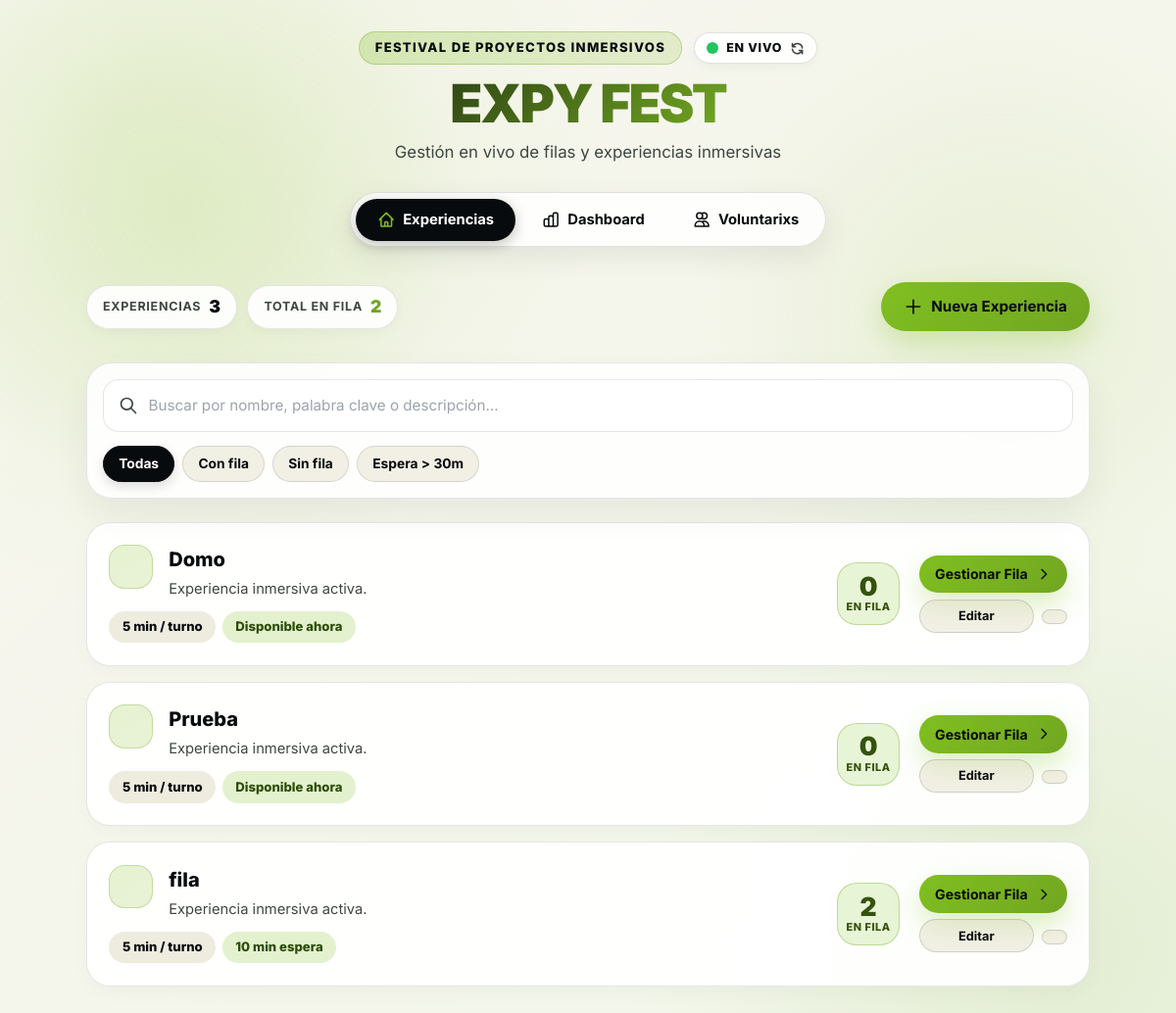
The page / on the database its author committed.
### tables this page shows
CREATE TABLE attractions (
                id INTEGER PRIMARY KEY AUTOINCREMENT,
                name TEXT NOT NULL UNIQUE,
                description TEXT,
                duration_minutes INTEGER DEFAULT 5
            );

### Fila-experiencias--main/app.py (the view)
@app.route('/')
def index():
    conn = get_db_connection()
    query = """
        SELECT
            a.id,
            a.name,
            a.description,
            a.duration_minutes,
            COUNT(q.id) as queue_count,
            (COUNT(q.id) * a.duration_minutes) as estimated_wait_minutes
        FROM
            attractions a
        LEFT JOIN
            queue q ON a.id = q.attraction_id
        GROUP BY
            a.id, a.name, a.description, a.duration_minutes
        ORDER BY
            a.name;
    """
    cursor = execute_query(conn, query)
    attractions = cursor.fetchall()
    cursor = execute_query(conn, """
        SELECT s.*, a.name as attraction_name
        FROM sos_alerts s
        JOIN attractions a ON s.attraction_id = a.id
        WHERE s.status = 'pendiente'
        ORDER BY s.created_at DESC
    """)
    alerts_raw = cursor.fetchall()
    pending_alerts = []
    for s in alerts_raw:
        item = dict(s)
        item['created_at'] = format_utc_to_local_time(item['created_at'])
        pending_alerts.append(item)
    cursor = execute_query(conn, """
        SELECT ann.*, a.name as attraction_name
        FROM announcements ann
        JOIN attractions a ON ann.attraction_id = a.id
        WHERE ann.status = 'pendiente'
        ORDER BY ann.created_at DESC
    """)
    announcements_raw = cursor.fetchall()
    pending_announcements = []
    for s in announcements_raw:
        item = dict(s)
        item['created_at'] = format_utc_to_local_time(item['created_at'])
        pending_announcements.append(item)
    release_db_connection(conn)
    return render_template('index.html', attractions=attractions, pending_alerts=pending_alerts, pending_announcements=pending_announcements)

### Fila-experiencias--main/app.py (called while the page is built)
def get_db_connection():
    try:
        if USE_POSTGRES:
            if pg_pool:
                return pg_pool.getconn()
            else:
                import psycopg2
                return psycopg2.connect(DATABASE_URL, sslmode='require')
        else:
            import sqlite3
            conn = sqlite3.connect('event_attractions.db')
            conn.row_factory = sqlite3.Row
            return conn
    except Exception as e:
        print(f"Error de base de datos: {e}")
        raise

def release_db_connection(conn):
    if USE_POSTGRES and pg_pool and conn:
        pg_pool.putconn(conn)
    elif conn:
        conn.close()

def execute_query(conn, query, params=None):
    if USE_POSTGRES:
        import psycopg2.extras
        cursor = conn.cursor(cursor_factory=psycopg2.extras.RealDictCursor)
        query = query.replace('?', '%s')
    else:
        cursor = conn.cursor()
    if params:
        cursor.execute(query, params)
    else:
        cursor.execute(query)
    return cursor

### Fila-experiencias--main/templates/index.html (shortened to what this page needs)
{% extends 'base.html' %}
{% block page_title %}EXPY FEST{% endblock %}
{% block page_subtitle %}Gestión en vivo de filas y experiencias inmersivas{% endblock %}
{% block content %}
<div class="content-wrapper">
    <div class="overview-toolbar">
        <div class="stats-pills-row">
            <div class="stat-pill">
                <span class="stat-pill-label">Experiencias</span>
                <span class="stat-pill-val" id="totalCount">{{ attractions|length }}</span>
            </div>
            <div class="stat-pill">
                <span class="stat-pill-label">Total en fila</span>
                <span class="stat-pill-val stat-lime" id="totalQueueCount">
                    {{ attractions|sum(attribute='queue_count') }}
                </span>
            </div>
        </div>
        <button type="button" id="toggleAddBtn" class="button button-primary" onclick="toggleAddForm()">
            <svg class="w-5 h-5" fill="none" stroke="currentColor" viewBox="0 0 24 24"><path stroke-linecap="round" stroke-linejoin="round" stroke-width="2" d="M12 4v16m8-8H4"></path></svg>
            <span>Nueva Experiencia</span>
        </button>
    </div>
    <div class="search-filter-bar card !p-4">
        <div class="search-box">
            <input id="searchInput" type="text" placeholder="Buscar por nombre, palabra clave o descripción..." autocomplete="off">
        </div>
        <div class="filter-chips" id="filterChips">
            <button type="button" class="filter-chip active" data-filter="all">Todas</button>
            <button type="button" class="filter-chip" data-filter="busy">Con fila </button>
            <button type="button" class="filter-chip" data-filter="empty">Sin fila </button>
            <button type="button" class="filter-chip" data-filter="long-wait">Espera &gt; 30m </button>
        </div>
    </div>
    <div class="attractions-grid" id="attractionsGrid">
        {% if attractions %}
            {% for attraction in attractions %}
            <article class="attraction-card-v2"
                     data-queue-count="{{ attraction.queue_count }}"
                     data-wait-time="{{ attraction.estimated_wait_minutes }}"
                     data-name="{{ attraction.name|lower }}"
                     data-description="{{ (attraction.description or '')|lower }}">
                <div class="card-main">
                    <div class="card-title-area">
                        <div class="experience-icon-box">
                        </div>
                        <div>
                            <a href="{{ url_for('attraction_detail', attraction_id=attraction.id) }}" class="attraction-name-link">
                                {{ attraction.name }}
                            </a>
                            <p class="attraction-desc">{{ attraction.description or 'Experiencia inmersiva activa.' }}</p>
                        </div>
                    </div>
                    <div class="card-meta-chips">
                        <span class="badge badge-soft">
                             {{ attraction.duration_minutes }} min / turno
                        </span>
                        {% if attraction.queue_count > 0 %}
                            {% if attraction.estimated_wait_minutes > 30 %}
                                <span class="badge badge-alert"> {{ attraction.estimated_wait_minutes }} min espera</span>
                            {% elif attraction.estimated_wait_minutes > 15 %}
                                <span class="badge badge-warning"> {{ attraction.estimated_wait_minutes }} min espera</span>
                            {% else %}
                                <span class="badge badge-success"> {{ attraction.estimated_wait_minutes }} min espera</span>
                            {% endif %}
                        {% else %}
                            <span class="badge badge-success"> Disponible ahora</span>
                        {% endif %}
                    </div>
                </div>
                <div class="card-side-actions">
                    <div class="queue-status-indicator {% if attraction.queue_count > 10 %}status-high{% elif attraction.queue_count > 5 %}status-medium{% else %}status-low{% endif %}">
                        <span class="queue-number">{{ attraction.queue_count }}</span>
                        <span class="queue-label">en fila</span>
                    </div>
                    <div class="card-buttons-stack">
                        <a href="{{ url_for('attraction_detail', attraction_id=attraction.id) }}" class="button button-primary btn-sm w-full">
                            <span>Gestionar Fila</span>
                            <svg class="w-4 h-4" fill="none" stroke="currentColor" viewBox="0 0 24 24"><path stroke-linecap="round" stroke-linejoin="round" stroke-width="2" d="M9 5l7 7-7 7"></path></svg>
                        </a>
                        <div class="flex gap-2">
                            <a href="{{ url_for('edit_attraction', attraction_id=attraction.id) }}" class="button button-muted btn-xs flex-1" title="Editar">
                                 Editar
                            </a>
                            <form action="{{ url_for('delete_attraction', attraction_id=attraction.id) }}" method="post" onsubmit="return confirm('¿Seguro que deseas eliminar esta experiencia?')">
                                <button type="submit" class="button button-muted btn-xs text-red-600 hover:text-red-700" title="Eliminar">
                                </button>
                            </form>
                        </div>
                    </div>
                </div>
            </article>
            {% endfor %}
        {% endif %}
    </div>
</div>
{% endblock %}

### Fila-experiencias--main/templates/base.html (shortened to what this page needs)
<!DOCTYPE html>
<html lang="es">
<head>
    <script src="https://cdn.tailwindcss.com"></script>
    <link rel="stylesheet" href="{{ url_for('static', filename='css/styles.css') }}">
</head>
<body class="app-body">
    <div class="container">
        <header class="page-header">
            <div class="header-top-row">
                <span class="brand-badge"> Festival de Proyectos Inmersivos</span>
                <div class="live-sync-indicator" id="liveSyncIndicator" title="Actualizaciones automáticas en segundo plano">
                    <span class="live-dot-pulse"></span>
                    <span class="live-sync-text" id="liveSyncStatusText">En vivo</span>
                    <button type="button" class="sync-btn" onclick="triggerManualSync()" title="Sincronizar ahora" aria-label="Sincronizar">
                        <svg class="sync-icon" id="syncSpinIcon" fill="none" stroke="currentColor" viewBox="0 0 24 24">
                            <path stroke-linecap="round" stroke-linejoin="round" stroke-width="2.5" d="M4 4v5h.582m15.356 2A8.001 8.001 0 004.582 9m0 0H9m11 11v-5h-.581m0 0a8.003 8.003 0 01-15.357-2m15.357 2H15"></path>
                        </svg>
                    </button>
                </div>
            </div>
            <h1 class="text-gradient">{% block page_title %}EXPY FEST 2026{% endblock %}</h1>
            <p class="header-meta">{% block page_subtitle %}Panel de control y gestión en tiempo real{% endblock %}</p>
            <nav class="top-nav-dock">
                <a href="{{ url_for('index') }}" class="nav-item {% if request.endpoint in ['index', 'attraction_detail', 'edit_attraction'] %}active{% endif %}">
                    <svg class="nav-icon" fill="none" stroke="currentColor" viewBox="0 0 24 24">
                        <path stroke-linecap="round" stroke-linejoin="round" stroke-width="2" d="M3 12l2-2m0 0l7-7 7 7M5 10v10a1 1 0 001 1h3m10-11l2 2m-2-2v10a1 1 0 01-1 1h-3m-6 0a1 1 0 001-1v-4a1 1 0 011-1h2a1 1 0 011 1v4a1 1 0 001 1m-6 0h6"/>
                    </svg>
                    <span>Experiencias</span>
                </a>
                <a href="{{ url_for('metrics') }}" class="nav-item {% if request.endpoint == 'metrics' %}active{% endif %}">
                    <span>Dashboard</span>
                </a>
                <a href="{{ url_for('volunteers') }}" class="nav-item {% if request.endpoint == 'volunteers' %}active{% endif %}">
                    <svg class="nav-icon" fill="none" stroke="currentColor" viewBox="0 0 24 24">
                        <path stroke-linecap="round" stroke-linejoin="round" stroke-width="2" d="M12 4.354a4 4 0 110 5.292M15 21H3v-1a6 6 0 0112 0v1zm0 0h6v-1a6 6 0 00-9-5.197M13 7a4 4 0 11-8 0 4 4 0 018 0z"/>
                    </svg>
                    <span>Voluntarixs</span>
                </a>
            </nav>
        </header>
        <main>{% block content %}{% endblock %}</main>
    </div>
</body>
</html>

### rows shown on the page
attractions: name "Domo", description "Experiencia inmersiva activa.", duration_minutes "5", shows "Disponible ahora", queue_count "0"
attractions: name "Prueba", description "Experiencia inmersiva activa.", duration_minutes "5", shows "Disponible ahora", queue_count "0"
attractions: name "fila", description "Experiencia inmersiva activa.", duration_minutes "5", estimated_wait_minutes "10", queue_count "2"

### other values the page prints
{{ attractions|length }} "3"
{{ attractions|sum(attribute='queue_count') }} "2"
